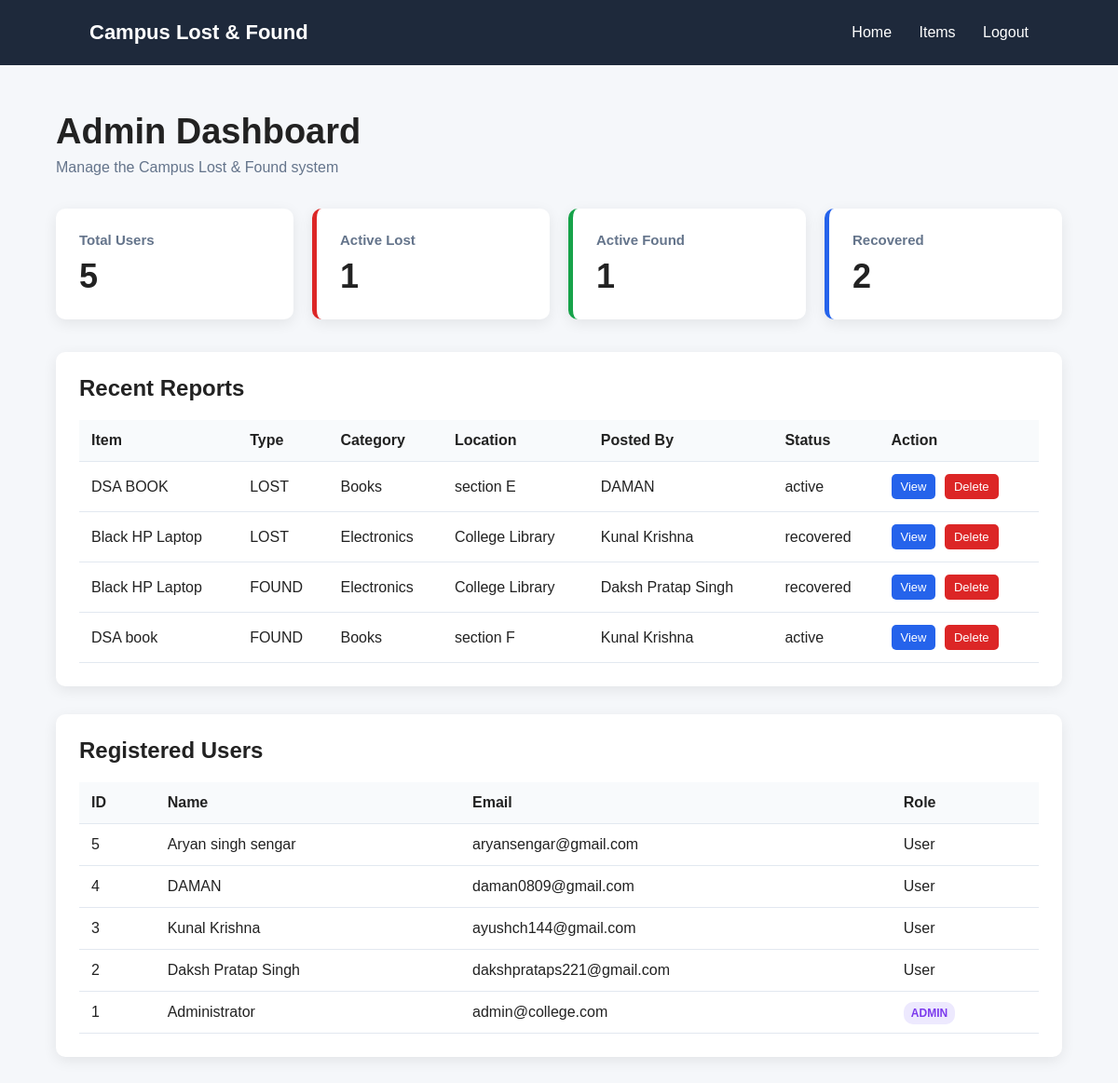
The page /admin (signed in) on the database its author committed.
### tables this page shows
CREATE TABLE items (
            id INTEGER PRIMARY KEY AUTOINCREMENT,
            user_id INTEGER NOT NULL,
            name TEXT NOT NULL,
            category TEXT NOT NULL,
            description TEXT,
            location TEXT NOT NULL,
            date TEXT NOT NULL,
            image TEXT,
            type TEXT NOT NULL,
            status TEXT DEFAULT 'active',
            FOREIGN KEY (user_id) REFERENCES users(id)
        );

CREATE TABLE users (
        id INTEGER PRIMARY KEY AUTOINCREMENT,
        name TEXT NOT NULL,
        email TEXT UNIQUE NOT NULL,
        password TEXT NOT NULL,
        is_admin INTEGER DEFAULT 0
    );

### app.py (the view)
@app.route("/admin")
def admin_dashboard():
    if "user_id" not in session:
        return redirect(url_for("login"))
    conn = get_db()
    user = conn.execute(
        "SELECT * FROM users WHERE id = ?",
        (session["user_id"],)
    ).fetchone()
    if user is None or user["is_admin"] != 1:
        conn.close()
        return "Access denied! Admins only."
    total_users = conn.execute(
        "SELECT COUNT(*) FROM users"
    ).fetchone()[0]
    total_lost = conn.execute(
        """
        SELECT COUNT(*)
        FROM items
        WHERE type = 'lost'
        AND status = 'active'
        """
    ).fetchone()[0]
    total_found = conn.execute(
        """
        SELECT COUNT(*)
        FROM items
        WHERE type = 'found'
        AND status = 'active'
        """
    ).fetchone()[0]
    total_recovered = conn.execute(
        """
        SELECT COUNT(*)
        FROM items
        WHERE status = 'recovered'
        """
    ).fetchone()[0]
    recent_items = conn.execute(
        """
        SELECT items.*, users.name AS username
        FROM items
        JOIN users ON items.user_id = users.id
        ORDER BY items.id DESC
        LIMIT 10
        """
    ).fetchall()
    users = conn.execute(
        """
        SELECT id, name, email, is_admin
        FROM users
        ORDER BY id DESC
        """
    ).fetchall()
    conn.close()
    return render_template(
        "admin.html",
        total_users=total_users,
        total_lost=total_lost,
        total_found=total_found,
        total_recovered=total_recovered,
        recent_items=recent_items,
        users=users
    )

### app.py (called while the page is built)
def get_db():
    conn = sqlite3.connect("database.db")
    conn.row_factory = sqlite3.Row
    return conn

### templates/admin.html (shortened to what this page needs)
<!DOCTYPE html>
<html lang="en">
<head>
    <link rel="stylesheet" href="{{ url_for('static', filename='style.css') }}">
</head>
<body>
    <nav>
        <h2>Campus Lost & Found</h2>
        <div>
            <a href="/">Home</a>
            <a href="/items">Items</a>
            <a href="/logout">Logout</a>
        </div>
    </nav>
    <div class="admin-container">
        <h1>Admin Dashboard</h1>
        <p class="admin-subtitle">
            Manage the Campus Lost & Found system
        </p>
        <div class="stats-grid">
            <div class="stat-card">
                <h3>Total Users</h3>
                <p>{{ total_users }}</p>
            </div>
            <div class="stat-card lost-stat">
                <h3>Active Lost</h3>
                <p>{{ total_lost }}</p>
            </div>
            <div class="stat-card found-stat">
                <h3>Active Found</h3>
                <p>{{ total_found }}</p>
            </div>
            <div class="stat-card recovered-stat">
                <h3>Recovered</h3>
                <p>{{ total_recovered }}</p>
            </div>
        </div>
        <div class="admin-section">
            <h2>Recent Reports</h2>
            {% if recent_items %}
            <div class="admin-table-container">
                <table>
                    <thead>
                        <tr>
                            <th>Item</th>
                            <th>Type</th>
                            <th>Category</th>
                            <th>Location</th>
                            <th>Posted By</th>
                            <th>Status</th>
                            <th>Action</th>
                        </tr>
                    </thead>
                    <tbody>
                        {% for item in recent_items %}
                        <tr>
                            <td>
                                {{ item["name"] }}
                            </td>
                            <td>
                                {{ item["type"].upper() }}
                            </td>
                            <td>
                                {{ item["category"] }}
                            </td>
                            <td>
                                {{ item["location"] }}
                            </td>
                            <td>
                                {{ item["username"] }}
                            </td>
                            <td>
                                {{ item["status"] }}
                            </td>
                            <td>
                                <a href="{{ url_for('item_details', item_id=item['id']) }}" class="small-btn">
                                    View
                                </a>
                                <a href="{{ url_for('delete_item', item_id=item['id']) }}" class="delete-btn"
                                    onclick="return confirm('Are you sure you want to delete this report?');">
                                    Delete
                                </a>
                            </td>
                        </tr>
                        {% endfor %}
                    </tbody>
                </table>
            </div>
            {% else %}
            <p>No reports yet.</p>
            {% endif %}
        </div>
        <div class="admin-section">
            <h2>Registered Users</h2>
            <div class="admin-table-container">
                <table>
                    <thead>
                        <tr>
                            <th>ID</th>
                            <th>Name</th>
                            <th>Email</th>
                            <th>Role</th>
                        </tr>
                    </thead>
                    <tbody>
                        {% for user in users %}
                        <tr>
                            <td>
                                {{ user["id"] }}
                            </td>
                            <td>
                                {{ user["name"] }}
                            </td>
                            <td>
                                {{ user["email"] }}
                            </td>
                            <td>
                                {% if user["is_admin"] == 1 %}
                                <span class="admin-badge">
                                    ADMIN
                                </span>
                                {% else %}
                                User
                                {% endif %}
                            </td>
                        </tr>
                        {% endfor %}
                    </tbody>
                </table>
            </div>
        </div>
    </div>
</body>
</html>

### static/style.css (style rules this page uses)
* { margin: 0; padding: 0; box-sizing: border-box; }
body { font-family: Arial, sans-serif; background: #f5f7fa; color: #222; }
nav { height: 70px; background: #1e293b; color: white; display: flex; align-items: center; justify-content: space-between; padding: 0 8%; }
nav h2 { font-size: 22px; }
nav a { color: white; text-decoration: none; margin-left: 25px; }
.admin-container { width: 90%; max-width: 1200px; margin: 50px auto; }
.admin-container h1 { font-size: 38px; }
.admin-subtitle { color: #64748b; margin-top: 8px; }
.stats-grid { display: grid; grid-template-columns: repeat(auto-fit, minmax(200px, 1fr)); gap: 20px; margin: 35px 0; }
.stat-card { background: white; padding: 25px; border-radius: 10px; box-shadow: 0 4px 15px rgba(0, 0, 0, 0.08); }
.stat-card h3 { color: #64748b; font-size: 15px; }
.stat-card p { font-size: 36px; font-weight: bold; margin-top: 10px; }
.lost-stat { border-left: 5px solid #dc2626; }
.found-stat { border-left: 5px solid #16a34a; }
.recovered-stat { border-left: 5px solid #2563eb; }
.admin-section { background: white; padding: 25px; margin-top: 30px; border-radius: 10px; box-shadow: 0 4px 15px rgba(0, 0, 0, 0.08); }
.admin-section h2 { margin-bottom: 20px; }
.admin-table-container { overflow-x: auto; }
.admin-section table { width: 100%; border-collapse: collapse; }
.admin-section th, .admin-section td { padding: 13px; text-align: left; border-bottom: 1px solid #e2e8f0; }
.admin-section th { background: #f8fafc; }
.admin-badge { background: #ede9fe; color: #7c3aed; padding: 5px 8px; border-radius: 10px; font-size: 12px; font-weight: bold; }
.small-btn, .delete-btn { display: inline-block; padding: 6px 10px; border-radius: 5px; text-decoration: none; font-size: 13px; margin-right: 5px; }
.small-btn { background: #2563eb; color: white; }
.delete-btn { background: #dc2626; color: white; }

### rows shown on the page
items: name "DSA BOOK", type "LOST", category "Books", location "section E", username "DAMAN", status "active"
items: name "Black HP Laptop", type "LOST", category "Electronics", location "College Library", username "Kunal Krishna", status "recovered"
items: name "Black HP Laptop", type "FOUND", category "Electronics", location "College Library", username "Daksh Pratap Singh", status "recovered"
items: name "DSA book", type "FOUND", category "Books", location "section F", username "Kunal Krishna", status "active"
users: id "5", name "Aryan singh sengar", email "aryansengar@gmail.com", is_admin "User"
users: id "4", name "DAMAN", email "daman0809@gmail.com", is_admin "User"
users: id "3", name "Kunal Krishna", email "ayushch144@gmail.com", is_admin "User"
users: id "2", name "Daksh Pratap Singh", email "dakshprataps221@gmail.com", is_admin "User"
users: id "1", name "Administrator", email "admin@college.com", is_admin "ADMIN"

### other values the page prints
{{ total_users }} "5"
{{ total_lost }} "1"
{{ total_found }} "1"
{{ total_recovered }} "2"
